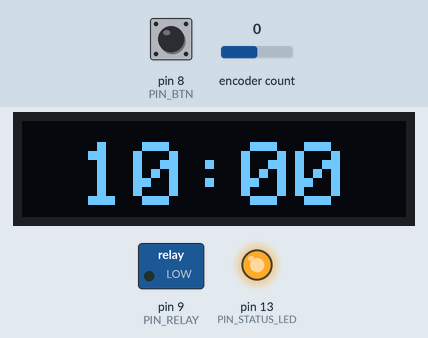
Bench run of a program on a simulated Arduino Uno, built with avr-gcc and run on an emulated ATmega328P. Parts: 128×32 one-colour display, switched loads named in the program (green lamp = pin HIGH), output pins drawn as LEDs (lit = HIGH). Dashed ring = blinking. The inputs (shaded band) are chosen by the test bench; at power-on: pin 8 (PIN_BTN) HIGH, encoder count 0. The display library's start-up logo is not drawn; EEPROM starts erased; what the program prints to the serial monitor is not drawn.

Above: at 1.2 s.
1.3 s: pin 8 (PIN_BTN) pulled LOW for 0.15 s
At 1.46 s:
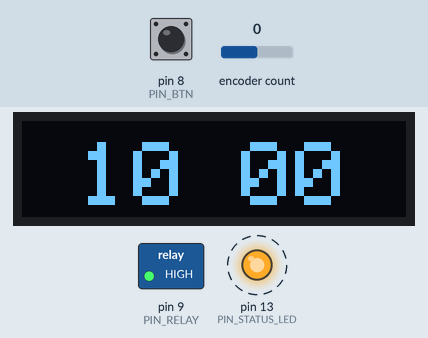
2.0 s: pin 8 (PIN_BTN) pulled LOW for 1 s
At 2.5 s:
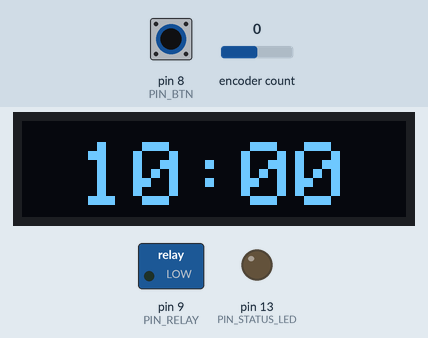
4.5 s: encoder count set to 1
At 5.7 s:
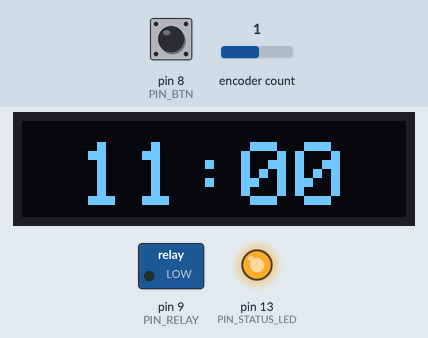
6.4 s: encoder count set to 2
At 7.7 s:
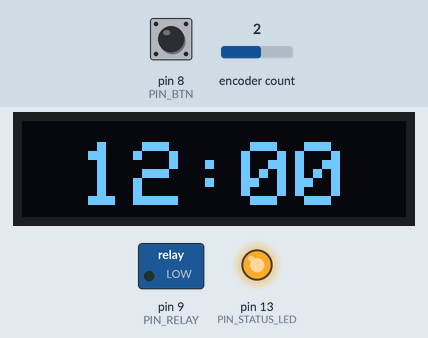
8.4 s: encoder count set to 3
At 9.7 s:
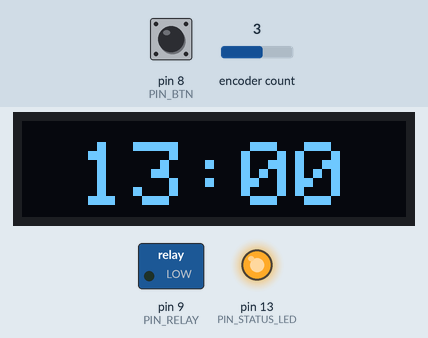
Timing chart, 0 to 11.4 s (numbered marks = the images above; inputs shaded):
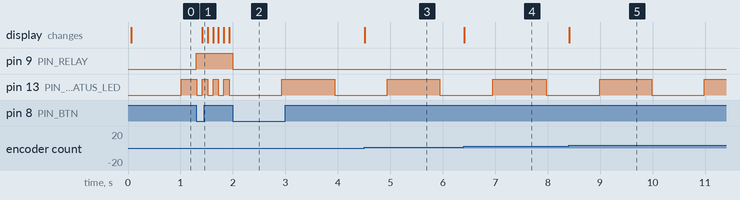

Measured:
- after the input at 1.3 s, pin 9 (PIN_RELAY): LOW → HIGH at once; pin 13 (PIN_STATUS_LED): alternates HIGH for 0.10 s and LOW for 0.10 s, starting at once; the display: changes after 0.12 s (image 1)
- after the input at 2.0 s, pin 9 (PIN_RELAY): HIGH → LOW at once
- after the input at 4.5 s, the display: changes at once (image 3)
- after the input at 6.4 s, the display: changes at once (image 4)
- after the input at 8.4 s, the display: changes at once (image 5)

The program:

main.cpp
```cpp
#include <Arduino.h>
#include "rotarybutton.h"
#include "display.h"
#include <Encoder.h>
#include "uvtimer.h"
#include "common.h"

void setup()
{
#ifdef ENV_DEV
    Serial.begin(9600);
#endif
    Serial.println("Hello from UV Timer");
    pinMode(PIN_STATUS_LED, OUTPUT);
    setupDisplay();
    setupUvTimer();
    setupRotaryButton();
    sei();
}


void loopBlink()
{
    static unsigned long lastBlink = 0;
    static bool b = true;
    unsigned long l = millis() - lastBlink;
    unsigned long delay = state == STATE_RUNNING ? 100 : 1000;
    if (l <= delay)
    {
        return;
    }
    digitalWrite(PIN_STATUS_LED, b);
    b = !b;
    lastBlink = millis();
}
void loop()
{
    loopBlink();
    loopRotaryButton();
    loopUvTimer();
    loopDisplay();
}
```

common.cpp
```cpp
#include "common.h"


volatile unsigned int secondsLeft = 0;
volatile bool isDisplayNeedsUpdate = true;
int state = STATE_SETTING;

long encPosition = -999;
```

common.h
```cpp
#define STATE_SETTING 0
#define STATE_RUNNING 1

#ifdef ENV_PROD
#define PIN_BTN PD6
#define PIN_RELAY PD7
#define PIN_ENC_1 PD2
#define PIN_ENC_2 PD3
#define PIN_STATUS_LED PD5
#else
#define PIN_BTN 8
#define PIN_RELAY 9
#define PIN_ENC_1 2
#define PIN_ENC_2 3
#define PIN_STATUS_LED LED_BUILTIN
#endif

#define EEPROM_ADDR_ENC 0
#define ENC_STEPS 4
#define MIN_TIMER_VALUE 1
#define MAX_TIMER_VALUE 240
#define DEFAULT_TIMER_VALUE 10


extern volatile unsigned int secondsLeft;

volatile extern bool isDisplayNeedsUpdate;
extern int state;
extern long encPosition;
```

display.cpp
```cpp
#include <Arduino.h>
#include <SPI.h>
#include <Wire.h>
#include <Adafruit_GFX.h>
#include <Adafruit_SSD1306.h>
#include "common.h"

#define SCREEN_WIDTH 128 // OLED display width, in pixels
#define SCREEN_HEIGHT 32 // OLED display height, in pixels
#define FONT_SIZE 3

Adafruit_SSD1306 display(SCREEN_WIDTH, SCREEN_HEIGHT, &Wire);

String formatInt(unsigned int v)
{
    String output = String(v);
    if (v < 10)
    {
        output = "0" + output;
    }
    return output;
}

void setupDisplay()
{
    if (!display.begin(SSD1306_SWITCHCAPVCC, 0x3C))
    { // Address 0x3C for 128x32
        Serial.println(F("SSD1306 allocation failed"));
        for (;;)
            ; // Don't proceed, loop forever
    }
    display.setTextSize(FONT_SIZE);
    display.setTextColor(SSD1306_WHITE);
    display.display();
    display.clearDisplay();
}

void loopDisplay()
{
    static bool b = true;
    if (!isDisplayNeedsUpdate)
    {
        return;
    }
    static String lastStr = "";
    display.clearDisplay();
    display.cp437(true); // Use full 256 char 'Code Page 437' font
    String str = "";
    if (state == STATE_SETTING)
    {
        str = formatInt(encPosition);
        str = str + ":00";
    }
    if (state == STATE_RUNNING)
    {
        unsigned int l = secondsLeft;
        unsigned int m = l / 60;
        unsigned int s = l - (m * 60);
        str = formatInt(m);
        str = str + (b ? ":" : " ");
        str = str + formatInt(s);
        b = !b;
    }
    int x = (display.width() - str.length() * 6 * FONT_SIZE) / 2;
    int y = (display.height() - FONT_SIZE * 6) / 2;
    display.setCursor(x, y);
    display.print(str);
    display.display();
    isDisplayNeedsUpdate = false;
#ifdef ENV_DEV
    str.replace(" ", ":");
    if (str != lastStr)
    {
        Serial.println(str);
        lastStr = str;
    }
#endif
}
```

display.h
```cpp
void setupDisplay();

void loopDisplay();
```

rotarybutton.cpp
```cpp
#include <Arduino.h>
#include "uvtimer.h"
#include "common.h"
#include "Encoder.h"
#include <EEPROM.h>


#ifdef ENV_PROD
Encoder myEnc(PIN_ENC_1, PIN_ENC_2);
#else
Encoder myEnc(PIN_ENC_2, PIN_ENC_1);
#endif
void loopButton()
{
    static unsigned long lastButtonDownEvent = 0;
    static bool lastRead = false;
    bool b = !digitalRead(PIN_BTN);
    if (!lastRead && b)
    {
        unsigned long l = millis() - lastButtonDownEvent;
        if (l < 500)
        {
            return;
        }
        if (state == STATE_SETTING)
        {
            EEPROM.write(EEPROM_ADDR_ENC, encPosition);
            Serial.print("Wrote ");
            Serial.print(encPosition);
            Serial.println(" from EEPROM");
            startTimer();
        }
        else if (state == STATE_RUNNING)
        {
            stopTimer();
        }
        lastButtonDownEvent = millis();
    }
    lastRead = b;
}

void loopEncoder()
{
    long newPosition = myEnc.read() / ENC_STEPS;
    if (state != STATE_SETTING)
    {
        myEnc.write(encPosition * ENC_STEPS);
        return;
    }
    if (newPosition < MIN_TIMER_VALUE)
    {
        myEnc.write(MIN_TIMER_VALUE * ENC_STEPS);
        return;
    }
    if (newPosition > MAX_TIMER_VALUE)
    {
        myEnc.write(MAX_TIMER_VALUE * ENC_STEPS);
        return;
    }
    if (newPosition == encPosition)
    {
        return;
    }
    encPosition = newPosition;
    isDisplayNeedsUpdate = true;
}

void setupRotaryButton()
{
    pinMode(PIN_BTN, INPUT_PULLUP);
    long l = EEPROM.read(EEPROM_ADDR_ENC);
    Serial.print("Read ");
    Serial.print(l);
    Serial.println(" from EEPROM");
    if (l < MIN_TIMER_VALUE || l > MAX_TIMER_VALUE)
    {
        l = DEFAULT_TIMER_VALUE;
    }
    myEnc.write(l * ENC_STEPS);
}
void loopRotaryButton()
{
    loopEncoder();
    loopButton();
}
```

rotarybutton.h
```cpp
void setupRotaryButton();
void loopRotaryButton();
```

uvtimer.cpp
```cpp
#include <Arduino.h>
#include "common.h"
#include "uvtimer.h"
unsigned volatile int counter = 0;
#ifdef ENV_DEV
#define CLOCK_BLINK_INTERVAL 100
#define ONE_SEC_COUNT 1000
#else
#define CLOCK_BLINK_INTERVAL 50
#define ONE_SEC_COUNT 500
#endif

void setupUvTimer()
{
    pinMode(PIN_RELAY, OUTPUT);
    digitalWrite(PIN_RELAY, false);
    OCR0A = 0xAF;
    TIMSK0 |= _BV(OCIE0A);
}

SIGNAL(TIMER0_COMPA_vect)
{
    counter++;
    if (counter % CLOCK_BLINK_INTERVAL == 0)
    {
        isDisplayNeedsUpdate = true;
    }
    if (counter < ONE_SEC_COUNT)
    {
        return;
    }
    secondsLeft--;
    isDisplayNeedsUpdate = true;
    if (secondsLeft == 0)
    {
        stopTimer();
    }
    counter = 0;
}

void loopUvTimer()
{
}

void startTimer()
{
    digitalWrite(PIN_RELAY, true);
    secondsLeft = encPosition * 60;
    counter = 0;
    state = STATE_RUNNING;
    Serial.print("Starting timer for ");
    Serial.print(secondsLeft);
    Serial.println(" seconds");
    isDisplayNeedsUpdate = true;
}

void stopTimer()
{
    digitalWrite(PIN_RELAY, false);
    state = STATE_SETTING;
    Serial.print("Timer stopped with ");
    Serial.print(secondsLeft);
    Serial.println(" seconds left");
    isDisplayNeedsUpdate = true;
}
```

uvtimer.h
```cpp
void setupUvTimer();

void loopUvTimer();

void startTimer();

void stopTimer();
```
